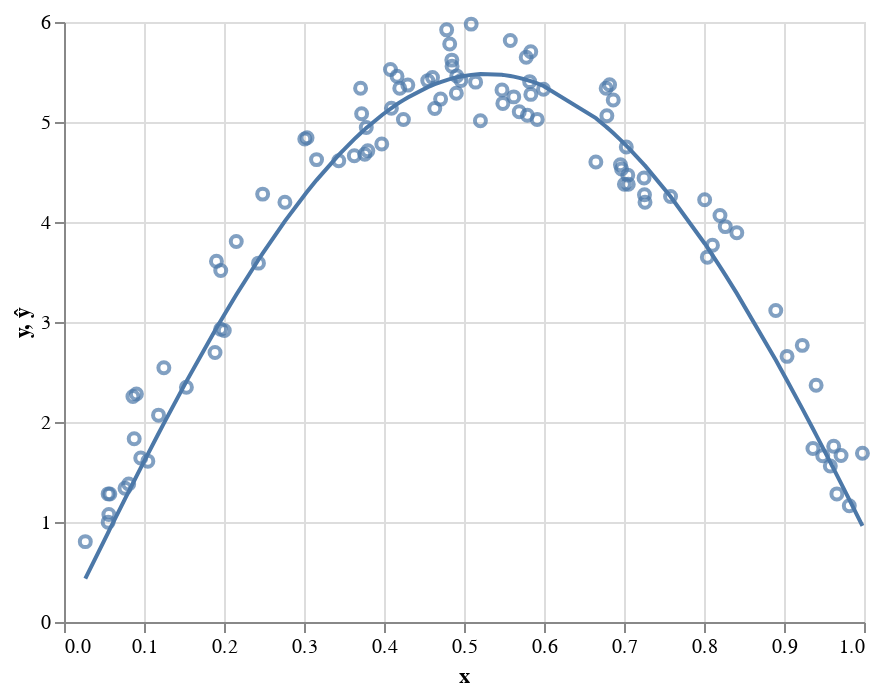

Source (notebook cell):
### Code cell
θ = grad_descent(sin_reg_mae_loss, grad_sin_reg_mae_loss, θ=np.array([0.1,0.1]), ϵ=0.1)
ŷ = θ[0]*np.sin(X*θ[1])

print(θ)
plot_df = pd.DataFrame({'y':y, 'x':X, 'ŷ':ŷ})
alt.Chart(plot_df).mark_point().encode(x='x',y='y') + \
alt.Chart(plot_df).mark_line().encode(x='x',y='ŷ')

### Figure 1 — Vega-Lite specification as saved in the notebook (floating-point values rounded to 4 significant figures)
{"$schema": "https://vega.github.io/schema/vega-lite/v3.4.0.json", "config": {"mark": {"tooltip": null}, "view": {"height": 300, "width": 400}}, "data": {"name": "data-043e140746d7e0c21686e6f8aefccd08"}, "datasets": {"data-043e140746d7e0c21686e6f8aefccd08": [{"x": 0.5145, "y": 5.399, "ŷ": 5.476}, {"x": 0.1906, "y": 3.607, "ŷ": 2.94}, {"x": 0.82, "y": 4.065, "ŷ": 3.554}, {"x": 0.8897, "y": 3.114, "ŷ": 2.619}, {"x": 0.9228, "y": 2.766, "ŷ": 2.133}, {"x": 0.9484, "y": 1.662, "ŷ": 1.744}, {"x": 0.1248, "y": 2.542, "ŷ": 1.986}, {"x": 0.09051, "y": 2.281, "ŷ": 1.456}, {"x": 0.4093, "y": 5.138, "ŷ": 5.139}, {"x": 0.998, "y": 1.688, "ŷ": 0.9618}, {"x": 0.5486, "y": 5.186, "ŷ": 5.471}, {"x": 0.4197, "y": 5.337, "ŷ": 5.196}, {"x": 0.3038, "y": 4.842, "ŷ": 4.302}, {"x": 0.697, "y": 4.53, "ŷ": 4.81}, {"x": 0.4707, "y": 5.229, "ŷ": 5.4}, {"x": 0.376, "y": 4.678, "ŷ": 4.926}, {"x": 0.7251, "y": 4.441, "ŷ": 4.574}, {"x": 0.6648, "y": 4.599, "ŷ": 5.039}, {"x": 0.4962, "y": 5.414, "ŷ": 5.455}, {"x": 0.1182, "y": 2.068, "ŷ": 1.885}, {"x": 0.5778, "y": 5.647, "ŷ": 5.423}, {"x": 0.153, "y": 2.347, "ŷ": 2.406}, {"x": 0.1888, "y": 2.695, "ŷ": 2.915}, {"x": 0.5691, "y": 5.103, "ŷ": 5.441}, {"x": 0.4298, "y": 5.369, "ŷ": 5.246}, {"x": 0.09594, "y": 1.639, "ŷ": 1.541}, {"x": 0.5835, "y": 5.276, "ŷ": 5.408}, {"x": 0.5622, "y": 5.251, "ŷ": 5.454}, {"x": 0.2483, "y": 4.279, "ŷ": 3.687}, {"x": 0.1958, "y": 2.928, "ŷ": 3.011}, {"x": 0.3157, "y": 4.624, "ŷ": 4.419}, {"x": 0.7005, "y": 4.377, "ŷ": 4.782}, {"x": 0.841, "y": 3.892, "ŷ": 3.286}, {"x": 0.9621, "y": 1.757, "ŷ": 1.531}, {"x": 0.7047, "y": 4.469, "ŷ": 4.748}, {"x": 0.05521, "y": 1.281, "ŷ": 0.895}, {"x": 0.301, "y": 4.83, "ŷ": 4.273}, {"x": 0.2153, "y": 3.805, "ŷ": 3.272}, {"x": 0.2431, "y": 3.589, "ŷ": 3.623}, {"x": 0.4851, "y": 5.557, "ŷ": 5.435}, {"x": 0.02662, "y": 0.8036, "ŷ": 0.433}, {"x": 0.05726, "y": 1.281, "ŷ": 0.9279}, {"x": 0.07626, "y": 1.337, "ŷ": 1.231}, {"x": 0.6777, "y": 5.337, "ŷ": 4.952}, {"x": 0.9402, "y": 2.367, "ŷ": 1.871}, {"x": 0.4821, "y": 5.781, "ŷ": 5.428}, {"x": 0.9816, "y": 1.162, "ŷ": 1.224}, {"x": 0.9362, "y": 1.736, "ŷ": 1.932}, {"x": 0.509, "y": 5.979, "ŷ": 5.471}, {"x": 0.372, "y": 5.083, "ŷ": 4.898}, {"x": 0.6786, "y": 5.063, "ŷ": 4.946}, {"x": 0.4635, "y": 5.135, "ŷ": 5.378}, {"x": 0.3798, "y": 4.712, "ŷ": 4.953}, {"x": 0.9661, "y": 1.281, "ŷ": 1.469}, {"x": 0.2761, "y": 4.198, "ŷ": 4.009}, {"x": 0.8266, "y": 3.954, "ŷ": 3.471}, {"x": 0.9579, "y": 1.56, "ŷ": 1.597}, {"x": 0.4606, "y": 5.445, "ŷ": 5.369}, {"x": 0.5579, "y": 5.816, "ŷ": 5.46}, {"x": 0.1959, "y": 3.515, "ŷ": 3.013}, {"x": 0.1048, "y": 1.608, "ŷ": 1.679}, {"x": 0.3435, "y": 4.612, "ŷ": 4.671}, {"x": 0.7053, "y": 4.378, "ŷ": 4.743}, {"x": 0.7256, "y": 4.272, "ŷ": 4.569}, {"x": 0.08774, "y": 1.832, "ŷ": 1.413}, {"x": 0.5821, "y": 5.404, "ŷ": 5.412}, {"x": 0.6865, "y": 5.22, "ŷ": 4.889}, {"x": 0.6956, "y": 4.573, "ŷ": 4.821}, {"x": 0.7263, "y": 4.197, "ŷ": 4.563}, {"x": 0.4783, "y": 5.922, "ŷ": 5.419}, {"x": 0.4547, "y": 5.414, "ŷ": 5.349}, {"x": 0.682, "y": 5.373, "ŷ": 4.922}, {"x": 0.9038, "y": 2.656, "ŷ": 2.415}, {"x": 0.8042, "y": 3.648, "ŷ": 3.745}, {"x": 0.5915, "y": 5.026, "ŷ": 5.386}, {"x": 0.7582, "y": 4.255, "ŷ": 4.255}, {"x": 0.5834, "y": 5.703, "ŷ": 5.408}, {"x": 0.08615, "y": 2.255, "ŷ": 1.387}, {"x": 0.3972, "y": 4.781, "ŷ": 5.068}, {"x": 0.7029, "y": 4.75, "ŷ": 4.763}, {"x": 0.491, "y": 5.46, "ŷ": 5.446}, {"x": 0.3707, "y": 5.338, "ŷ": 4.888}, {"x": 0.08086, "y": 1.38, "ŷ": 1.304}, {"x": 0.4848, "y": 5.619, "ŷ": 5.434}, {"x": 0.8008, "y": 4.222, "ŷ": 3.785}, {"x": 0.5475, "y": 5.321, "ŷ": 5.472}, {"x": 0.2004, "y": 2.915, "ŷ": 3.073}, {"x": 0.3778, "y": 4.945, "ŷ": 4.939}, {"x": 0.4904, "y": 5.288, "ŷ": 5.445}, {"x": 0.9713, "y": 1.664, "ŷ": 1.387}, {"x": 0.4243, "y": 5.025, "ŷ": 5.219}, {"x": 0.4081, "y": 5.525, "ŷ": 5.132}, {"x": 0.5994, "y": 5.327, "ŷ": 5.36}, {"x": 0.3629, "y": 4.662, "ŷ": 4.829}, {"x": 0.05518, "y": 0.9984, "ŷ": 0.8945}, {"x": 0.8106, "y": 3.767, "ŷ": 3.669}, {"x": 0.5205, "y": 5.013, "ŷ": 5.479}, {"x": 0.0561, "y": 1.075, "ŷ": 0.9092}, {"x": 0.5792, "y": 5.068, "ŷ": 5.419}, {"x": 0.4163, "y": 5.457, "ŷ": 5.178}]}, "layer": [{"encoding": {"x": {"field": "x", "type": "quantitative"}, "y": {"field": "y", "type": "quantitative"}}, "mark": "point"}, {"encoding": {"x": {"field": "x", "type": "quantitative"}, "y": {"field": "ŷ", "type": "quantitative"}}, "mark": "line"}]}
